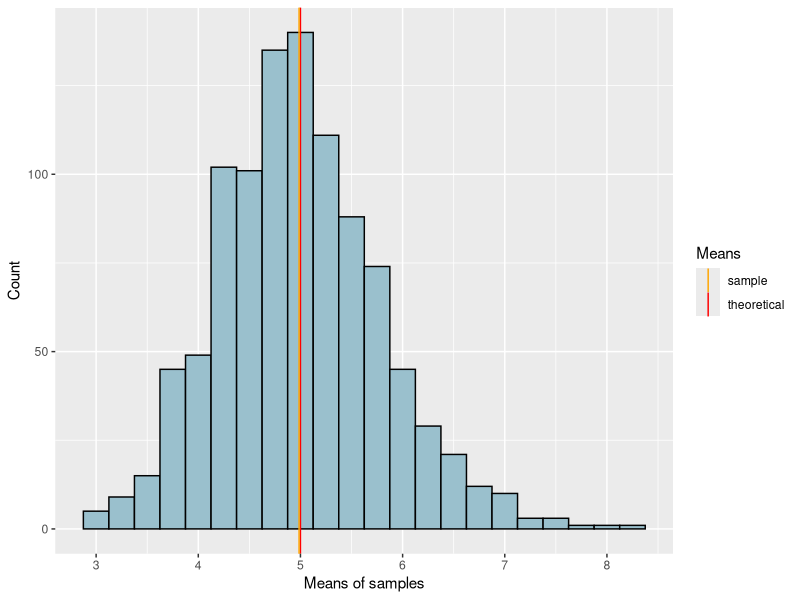
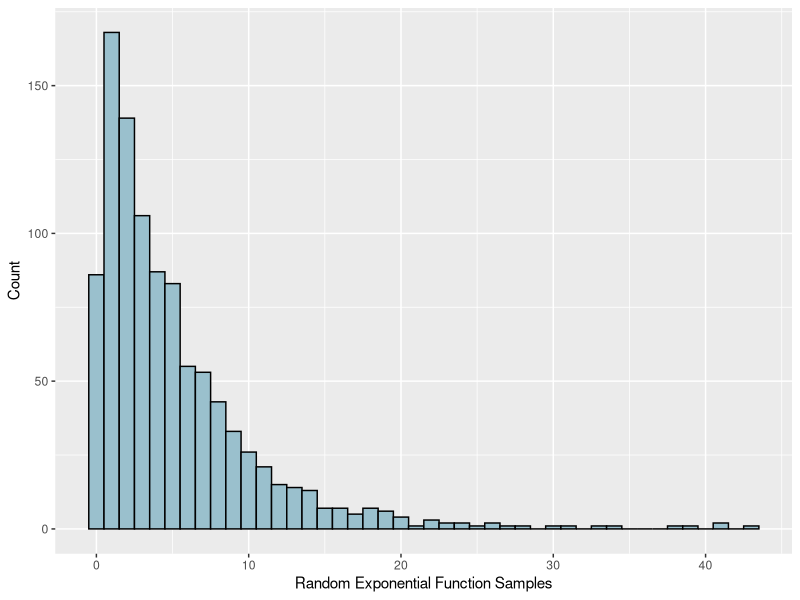

R code for these plots, in order: (Note: this script raises an error after producing the figures.)
## ---- chunk 1
library(ggplot2)
## ---- chunk 2
set.seed(42)

# Generate a 1000 means of random values form the exponential distribution
re1000m = NULL
for (i in 1 : 1000) re1000m = c(re1000m, mean(rexp(n= 40, rate = .2)))
## ---- chunk 3
mre1000m <- mean(re1000m)
mre1000m
## ---- chunk 4
ggplot() + 
	aes(re1000m) +
	geom_histogram(binwidth = .25, fill = "light blue 3", color = "black") +
	geom_vline(aes(xintercept = 5, color = "theoretical")) +
	geom_vline(aes(xintercept = mre1000m, color = "sample")) +
	scale_color_manual(name = "Means", values = c(theoretical = "red", sample = "orange")) +
	labs(x = "Means of samples", y = "Count") 
## ---- chunk 5
var(re1000m)
## ---- chunk 6
re1000 <- rexp(1000, rate = .2)
ggplot() + 
	aes(re1000) +
	geom_histogram(binwidth = 1, fill = "light blue 3", color = "black") +
	labs(x = "Random Exponential Function Samples", y = "Count")
## ---- chunk 7
ggplot() + 
	aes(re1000m) +
	geom_histogram(aes(y=..density..),binwidth = .25, fill = "light blue 3", color = "black") +
	stat_function(fun = dnorm, color = "red", n = 1000, args = list(mean = 5)) +
	labs(x = "Means of samples", y = "Density") 
## ---- chunk 8
str(ToothGrowth)
summary(ToothGrowth)
##Not too many observations, let's look at the whole set
ToothGrowth
